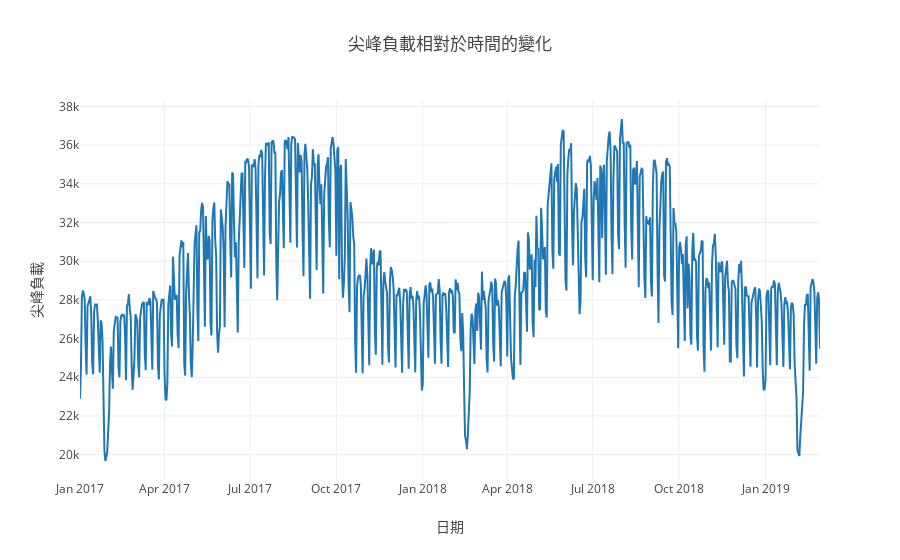

Notebook cell for this chart:
### Markdown cell above
下圖為尖峰負載相對時間的變化，雖然只有兩年的資料，但還是可以觀察到兩年的資料似乎有些相似的特徵。

巨觀來看會發現資料有季節性的週期變化，夏季較冬季的數值要來得高。微觀來看的話似乎週末時用電量較工作日來得高。

若仔細觀察就會發現，這張折線圖有三個低點，都是分佈在這三年農曆新年的時段，因此可以推測尖峰負載與例假日可能有高度的關聯性。

### Code cell
trace = go.Scatter(x=df['日期'], y=df['尖峰負載(MW)'])
layout = go.Layout(
    title = '尖峰負載相對於時間的變化',
    xaxis = dict(title = '日期'),
    yaxis = dict(title = '尖峰負載')
)
fig = go.Figure(data=[trace], layout=layout)
iplot(fig)

### Figure 1 — Plotly figure (JSON) as saved in the notebook; plotly's stock layout.template omitted (floating-point values rounded to 4 significant figures; data arrays with more than 128 entries replaced by an {"elided": "..."} marker saying what was removed)
{"data": [{"type": "scatter", "uid": "567996a5-6b8b-4ab4-8338-4dc11d6f6898", "x": {"elided": "789 str values"}, "y": {"elided": "789 int values"}}], "layout": {"title": {"text": "尖峰負載相對於時間的變化"}, "xaxis": {"title": {"text": "日期"}}, "yaxis": {"title": {"text": "尖峰負載"}}}}
